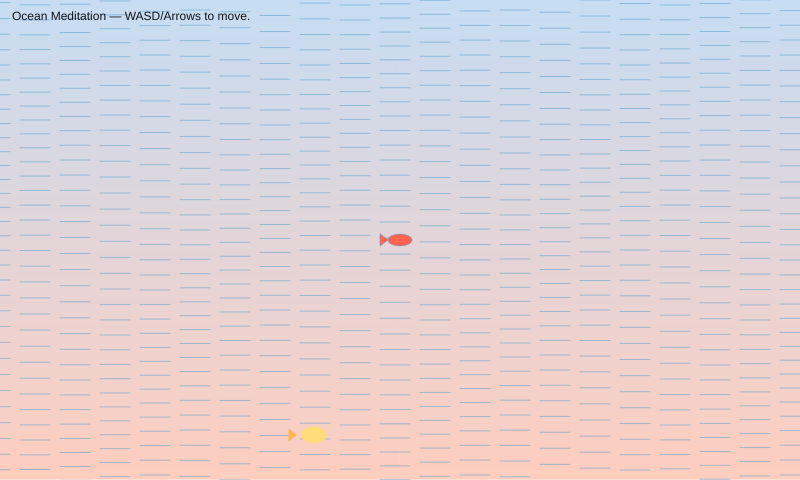
Frame 1 (no input)
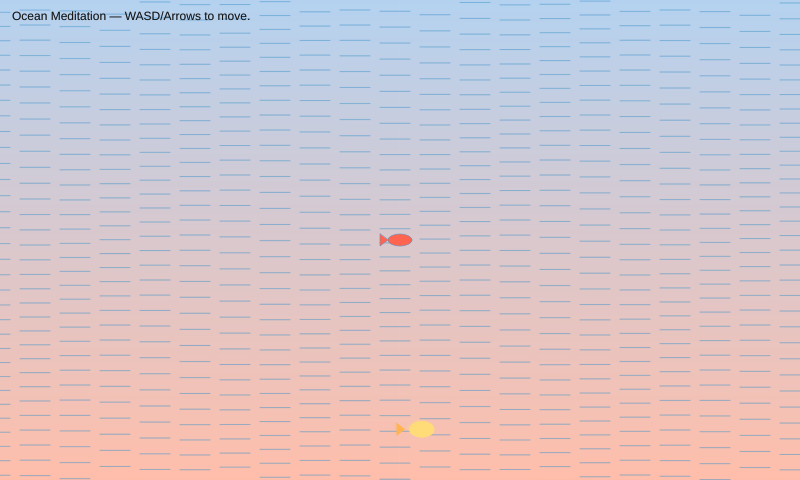
Frame 60 (no input)
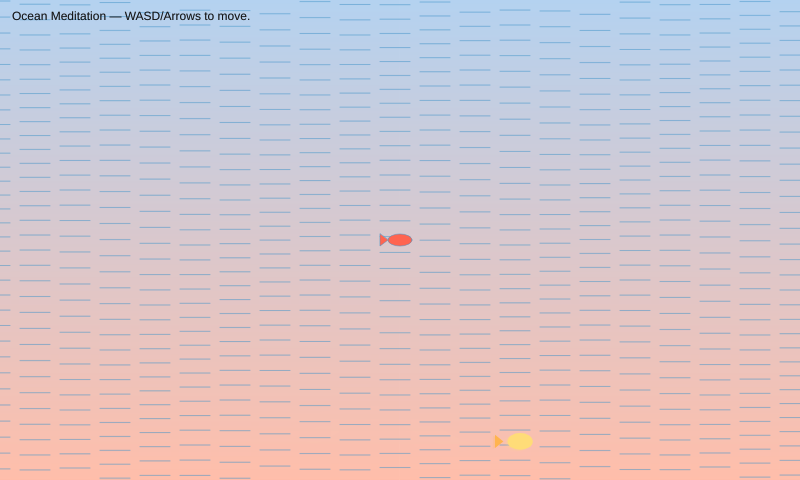
Frame 120 (the mouse pressed at the canvas centre since frame 60)

The p5.js sketch that drew these frames (run headless with seeded random() and noise() and a simulated clock; from frame 60 on, the mouse is pressed at the canvas centre):

// p5.js sketch
// ── sketch.js
/*
Week 5 — Example 1: Top-Down Camera Follow (Centered, No Bounds)

Course: GBDA302 | Instructors: Dr. Karen Cochrane & David Han
Date: Feb. 12, 2026

Move: WASD/Arrows

Goal:
- Keep player position in world space
- Compute a camera offset from the player (view state)
- Draw world using translate(-cam.x, -cam.y)
- Draw HUD in screen space (no translate)
*/
let player = { x: 400, y: 300, s: 3 };
let cam = { x: 0, y: 0 };

const WORLD_W = 4000;
const WORLD_H = 1600;
const VIEW_W = 800;
const VIEW_H = 480;

let fish = [];
let sharks = [];
let islands = [];
let jellyfishClusters = [];

function setup() {
  createCanvas(VIEW_W, VIEW_H);

  // ----- Fish -----
  for (let i = 0; i < 20; i++) {
    fish.push({
      x: random(0, WORLD_W),
      y: random(200, WORLD_H - 200),
      size: random(12, 20),
      vx: random(1.5, 2.5),
      phase: random(TWO_PI),
    });
  }

  // ----- Sharks -----
  for (let i = 0; i < 7; i++) {
    sharks.push({
      x: random(0, WORLD_W),
      y: random(900, WORLD_H - 100),
      size: random(40, 60),
      speed: random(1.5, 2.5),
    });
  }

  // ----- Islands (random positions to the right) -----
  for (let i = 0; i < 5; i++) {
    islands.push({
      x: random(900 + i * 400, 900 + i * 400 + 200),
      y: random(300, WORLD_H - 300),
      w: random(120, 200),
      h: random(70, 120),
    });
  }

  // ----- Jellyfish Clusters (to appear further right) -----
  for (let i = 0; i < 4; i++) {
    let clusterX = 1500 + i * 400;
    let cluster = [];
    for (let j = 0; j < 5; j++) {
      cluster.push({
        x: clusterX + random(-50, 50),
        y: random(400, WORLD_H - 200),
        size: random(40, 60),
        phase: random(TWO_PI),
      });
    }
    jellyfishClusters.push(cluster);
  }
}

function draw() {
  // ---------- Player Movement ----------
  const dx =
    (keyIsDown(RIGHT_ARROW) || keyIsDown(68)) -
    (keyIsDown(LEFT_ARROW) || keyIsDown(65));
  const dy =
    (keyIsDown(DOWN_ARROW) || keyIsDown(83)) -
    (keyIsDown(UP_ARROW) || keyIsDown(87));
  const len = max(1, abs(dx) + abs(dy));
  player.x += (dx / len) * player.s;
  player.y += (dy / len) * player.s;

  player.x = constrain(player.x, 0, WORLD_W);
  player.y = constrain(player.y, 0, WORLD_H);

  // ---------- Camera Follows Player ----------
  cam.x = player.x - width / 2;
  cam.y = player.y - height / 2;

  // ---------- Background Sky Gradient ----------
  for (let y = 0; y < height; y++) {
    let c = lerpColor(color(180, 210, 240), color(255, 190, 170), y / height);
    stroke(c);
    line(0, y, width, y);
  }

  push();
  translate(-cam.x, -cam.y);

  // ---------- Waves ----------
  stroke(70, 150, 200, 120);
  for (let y = 0; y < WORLD_H; y += 15) {
    for (let x = cam.x - 100; x < cam.x + width + 100; x += 40) {
      let wave = sin(x * 0.02 + y * 0.015 + frameCount * 0.05) * 5;
      line(x, y + wave, x + 30, y + wave);
    }
  }

  // ---------- Islands ----------
  for (let isl of islands) {
    if (player.x > isl.x - 400) {
      // appear when player approaches
      noStroke();
      fill(194, 178, 128);
      ellipse(isl.x, isl.y, isl.w, isl.h);

      fill(40, 120, 60);
      ellipse(isl.x, isl.y - isl.h * 0.3, isl.w * 0.5, isl.h * 0.5);

      fill(120, 80, 40);
      rect(isl.x - 5, isl.y - isl.h, 10, isl.h * 0.6);

      fill(30, 140, 70);
      ellipse(isl.x - 20, isl.y - isl.h, 60, 30);
      ellipse(isl.x + 20, isl.y - isl.h, 60, 30);
    }
  }

  // ---------- Jellyfish Clusters ----------
  for (let cluster of jellyfishClusters) {
    if (player.x > cluster[0].x - 400) {
      for (let jelly of cluster) {
        jelly.y += sin(frameCount * 0.04 + jelly.phase) * 0.5; // float

        fill(255, 150, 200, 180);
        noStroke();
        ellipse(jelly.x, jelly.y, jelly.size, jelly.size * 0.8);

        stroke(255, 150, 200, 180);
        for (let t = -15; t <= 15; t += 10) {
          line(
            jelly.x + t,
            jelly.y + jelly.size * 0.4,
            jelly.x + t + sin(frameCount * 0.1 + jelly.phase) * 5,
            jelly.y + jelly.size * 1.2,
          );
        }
      }
    }
  }

  // ---------- Sharks (appear anytime player moves down) ----------
  if (player.y > 800) {
    for (let i = 0; i < sharks.length; i++) {
      let s = sharks[i];

      s.x += s.speed;
      if (s.x > WORLD_W) s.x = 0;
      s.y += sin(frameCount * 0.03 + i) * 0.5;

      fill(120);
      noStroke();
      ellipse(s.x, s.y, s.size * 2, s.size);

      triangle(
        s.x - s.size,
        s.y,
        s.x - s.size * 1.8,
        s.y - s.size * 0.5,
        s.x - s.size * 1.8,
        s.y + s.size * 0.5,
      );

      triangle(
        s.x,
        s.y - s.size / 2,
        s.x + s.size / 2,
        s.y - s.size,
        s.x + s.size,
        s.y - s.size / 2,
      );
    }
  }

  // ---------- Fish ----------
  for (let f of fish) {
    f.x += f.vx; // forward
    f.y += sin(frameCount * 0.05 + f.phase) * 1;

    if (f.x > WORLD_W) f.x = 0;
    f.y = constrain(f.y, 50, WORLD_H - 50);

    if (
      f.x > cam.x - 50 &&
      f.x < cam.x + width + 50 &&
      f.y > cam.y - 50 &&
      f.y < cam.y + height + 50
    ) {
      let swimOffset = sin(frameCount * 0.05 + f.phase) * 3;
      push();
      translate(f.x + swimOffset, f.y);
      noStroke();
      fill(255, 220, 120);
      ellipse(0, 0, f.size * 1.5, f.size);
      fill(255, 180, 80);
      triangle(
        -f.size,
        0,
        -f.size * 1.5,
        -f.size * 0.4,
        -f.size * 1.5,
        f.size * 0.4,
      );
      pop();
    }
  }

  // ---------- Player Boat ----------
  fill(255, 100, 80);
  ellipse(player.x, player.y, 24, 12);
  triangle(
    player.x - 12,
    player.y,
    player.x - 20,
    player.y + 6,
    player.x - 20,
    player.y - 6,
  );

  pop();

  // ---------- HUD ----------
  fill(20);
  noStroke();
  text("Ocean Meditation — WASD/Arrows to move.", 12, 20);
}
